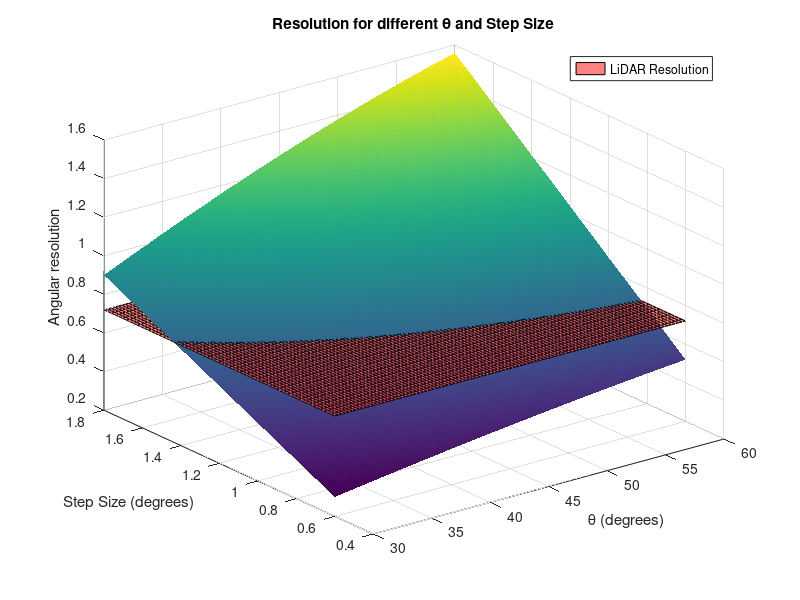

Here is the MATLAB script that generated this plot:
theta = linspace(30, 60, 100); % in degrees
step = linspace(0.6, 1.8, 64);       % step degrees

[thetamat, stepmat] = meshgrid(theta, step);

resmat = 360/2/pi*sin(thetamat/360*2*pi).*sqrt((cos(stepmat/360*2*pi)-cos(0)).^2+(sin(stepmat/360*2*pi)-sin(0)).^2);

ref = 0.72*ones(size(resmat));



surf(thetamat, stepmat, resmat, 'FaceColor', 'interp', 'EdgeColor','none');
hold on
refsurf = surf(thetamat, stepmat, ref, 'FaceAlpha', 0.7, 'FaceColor', [1 0.3 0.3]); % ref surface 0.72

xlabel('\theta (degrees)');
ylabel('Step Size (degrees)');
zlabel('Angular resolution');
title('Resolution for different \theta and Step Size');

legend(refsurf, 'LiDAR Resolution', 'Location', 'best');

hold off;
